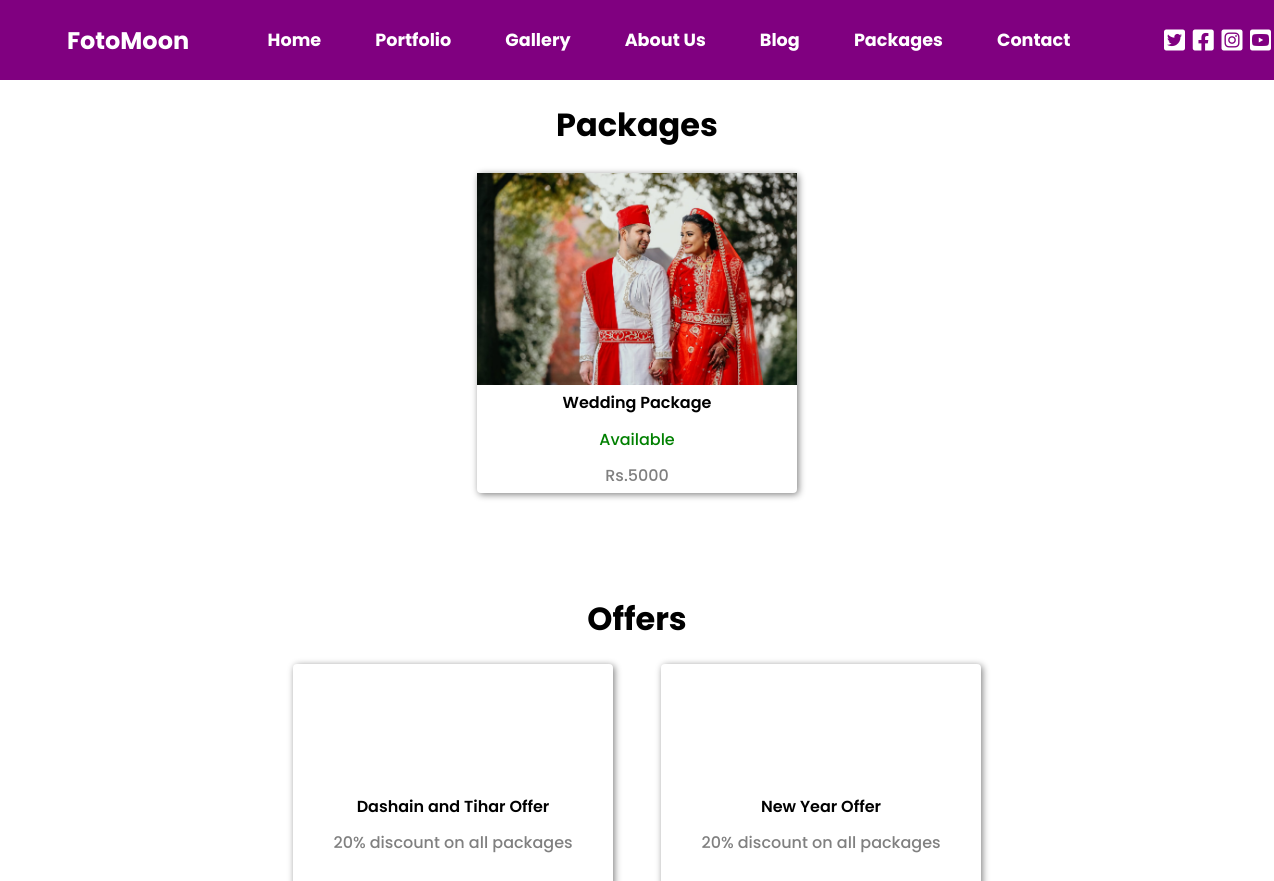
/package/packages/, run on an earlier commit of the app's database.
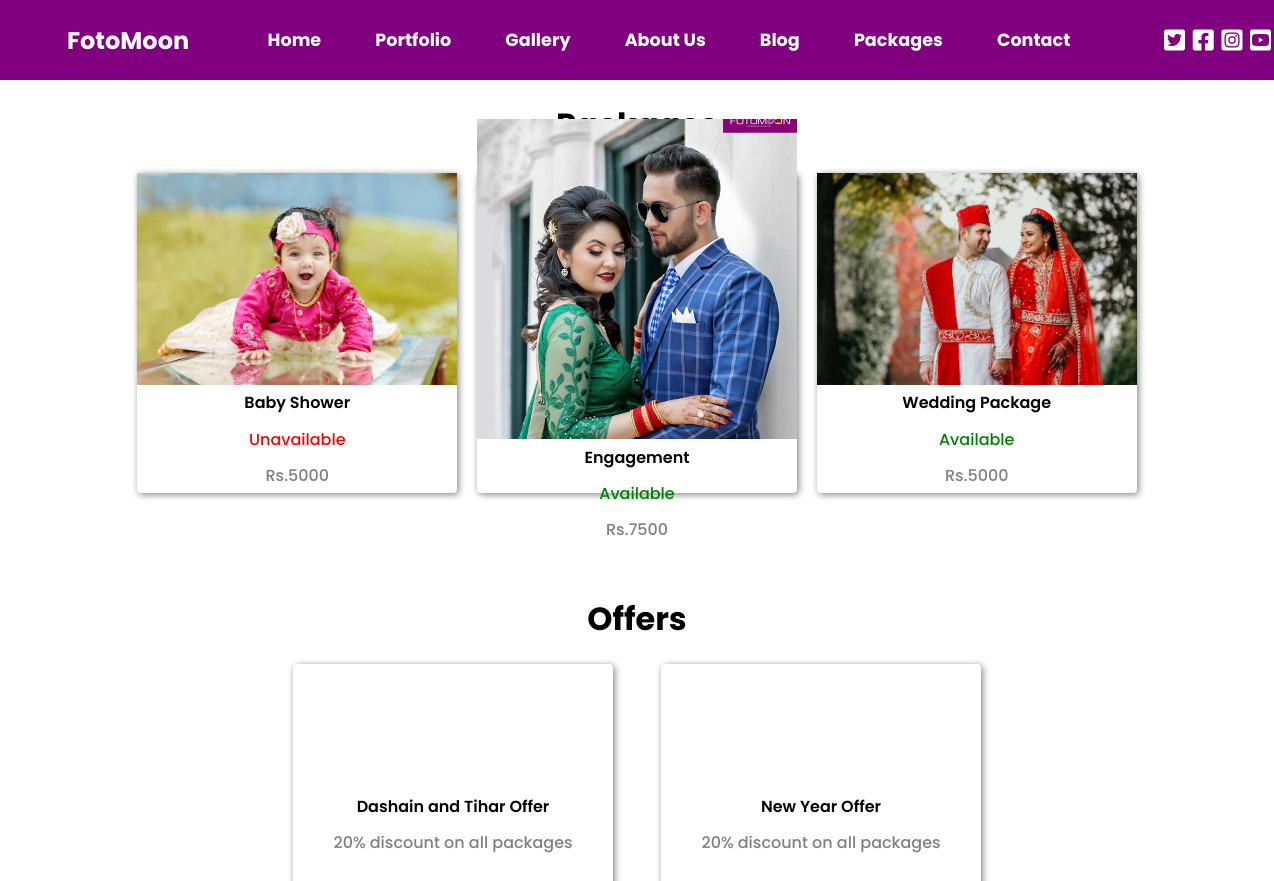
And on a later commit of the database.
### packages/models.py (models this page shows, shortened)
class Packages(models.Model):
    AVAILABILITY = (
        ('yes', 'Yes'),
        ('no', 'No'),
    )
    title = models.CharField(max_length=250)
    photo = models.ImageField(upload_to='images/packages/', blank=False, verbose_name="Cover Photo")
    available = models.CharField(max_length=200, choices = AVAILABILITY, verbose_name="Is available?")
    price = models.IntegerField()
    created = models.DateTimeField(auto_now_add=True, null=True)
    class Meta:
        ordering = ['available', '-created']

### packages/views.py (the view)
# urls.py: path('package/', include('packages.urls')),
def packages(request):
    context={}
    packages = Packages.objects.all()
    context={'packages': packages}
    return render (request, 'packages/packages.html', context)

### packages/templates/packages/packages.html
{% extends 'main.html' %}
{% load static %}
{% block styles %}
<link rel="stylesheet" href="{% static 'css/packages.css' %}">
{% endblock styles %}
{% block content %}
{% include 'navbar.html' %}
<h1>Packages</h1>
<div class="container">
    <div class="packages">
        {% for package in packages %}
        <div class="card">
            <img src="{{package.photo.url}}" alt="">
            <p>{{package.title}}</p>
            {% if package.available == "yes"%}
            <p style="color: green;">Available</p>
            {% else %}
            <p style="color:red">Unavailable</p>
            {% endif %}
            <p>Rs.{{package.price}}</p>
        </div>
        {% endfor %}
    </div>
    <h1>Offers</h1>
    <div class="offers">
        <div class="card">
            <p>Dashain and Tihar Offer</p>
            <p>20% discount on all packages</p>
        </div>
        <div class="card">
            <p>New Year Offer</p>
            <p>20% discount on all packages</p>
        </div>
    </div>
</div>
{% endblock content %}

### templates/main.html (shortened to what this page needs)
<!DOCTYPE html>
<html lang="en">
<head>
    <link rel="stylesheet" href="https://cdnjs.cloudflare.com/ajax/libs/font-awesome/6.2.0/css/all.min.css"
 />
    <link rel="stylesheet" href="https://cdn.jsdelivr.net/npm/swiper@8/swiper-bundle.min.css" />
    {% load static %}
    <link rel="stylesheet" href="{% static 'css/main.css' %}">
    {% block styles %}
    {% endblock styles %}
</head>
<body>
    {% block content %}
    {% endblock content %}
</body>
</html>

### templates/navbar.html (shortened to what this page needs)
<!DOCTYPE html>
<html lang="en">
<head>
    {% load static %}
    <link rel="stylesheet" href="{% static 'css/navbar.css' %}">
</head>
<body>
    <div class="navbar">
        <div class="brand">
            <h2>FotoMoon</h2>
        </div>
        <div class="navigation-pane">
            <a href="{% url 'home' %}">Home</a>
            <a href="{% url 'portfolio' %}">Portfolio</a>
            <a href="{% url 'gallery' %}">Gallery</a>
            <a href="{% url 'about_us' %}">About Us</a>
            <a href="{% url 'view_blogs' %}">Blog</a>
            <a href="{% url 'packages' %}">Packages</a>
            <a href="{% url 'contact' %}">Contact</a>
        </div>
        <div class="social-media">
            <i class="fa-brands fa-square-twitter"></i>
            <i class="fa-brands fa-square-facebook"></i>
            <i class="fa-brands fa-square-instagram"></i>
            <i class="fa-brands fa-square-youtube"></i>
        </div>
    </div>
</body>
</html>

### static/css/main.css (style rules this page uses)
body { position: relative; width: 100%; box-sizing: border-box; margin: 0; padding: 0; }
html { scroll-behavior: smooth; }
* { font-family: 'Poppins', sans-serif; }

### static/css/packages.css (style rules this page uses)
html { scroll-behavior: smooth; }
* { font-family: 'Poppins', sans-serif; }
body { box-sizing: border-box; margin: 0; padding: 0; }
.container { width: 80%; margin: 1.5em auto; display: flex; flex-direction: column; }
h1 { text-align: center; }
.packages { width: 100%; display: flex; justify-content: space-around; align-items: center; margin-bottom: 5em; }
.card { width: 20em; height: 20em; border-radius: .25em; box-sizing: border-box; display: flex; flex-direction: column; justify-content: center; align-items: center; box-shadow: .1em .1em .45em grey; pointer-events: none; }
.card img { width: 100%; object-fit: cover; height: 100%; }
.card p { margin: .35em 0; }
.card p:first-of-type { font-weight: 600; }
.card p:not(p:first-of-type) { color: grey; font-weight: 500; }
.offers { display: flex; justify-content: center; align-items: center; }
.offers .card { margin: 0 1.5em; }

### static/css/navbar.css (style rules this page uses)
.navbar { width: 100%; padding: 2.5em 2em; display: flex; align-items: center; background-color: purple; position: relative; }
.brand { position: absolute; left: 5%; color: white; }
.navigation-pane { width: 60%; display: flex; justify-content: space-between; align-items: center; position: absolute; left: 20%; }
a { color: white; font-size: 1.1em; font-weight: bold; text-decoration: none; }
.social-media { display: flex; justify-content: space-between; align-items: center; color: white; font-size: 1.5em; position: absolute; right: 5%; width: 8%; }

What changed in the data, as far as the page shows it:
added Packages: photo (picture), title "Baby Shower", available "Unavailable", price "5000"
added Packages: photo (picture), title "Engagement", available "Available", price "7500"
